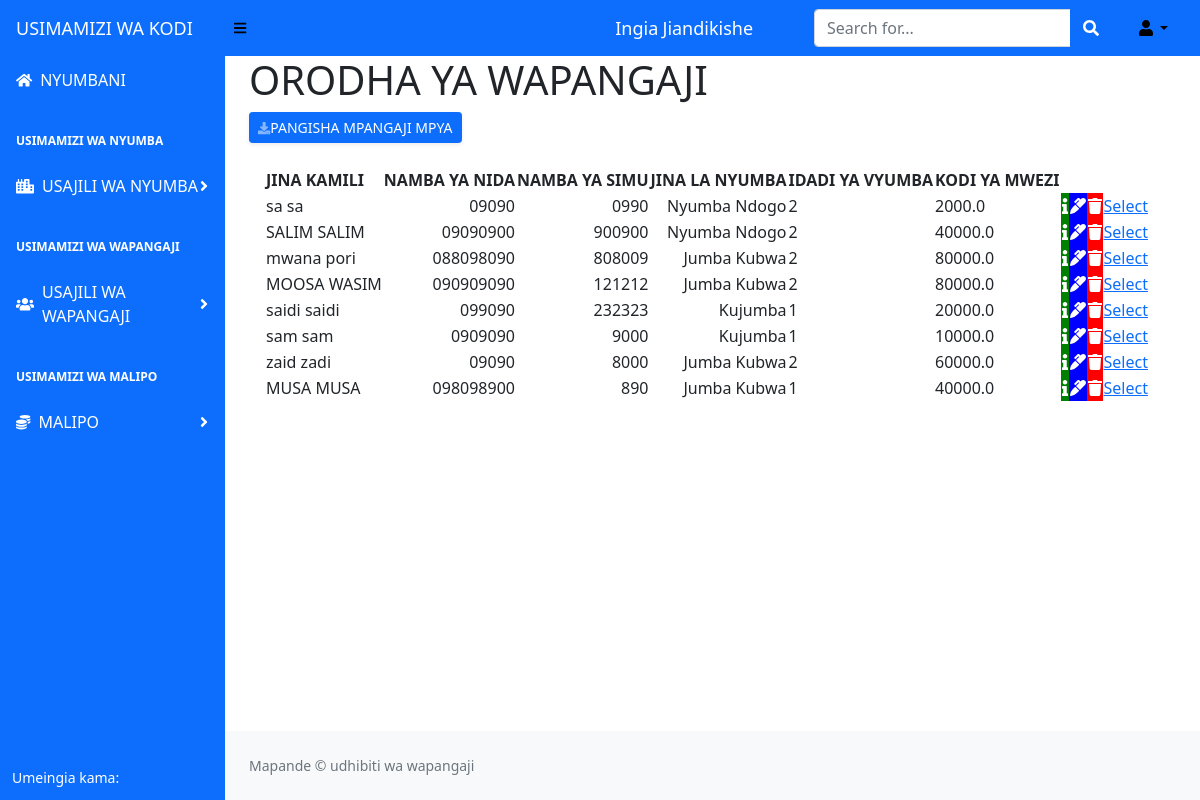
The page /tenantlist on the database its author committed.
### renting/models.py (models this page shows)
class Tenant(db.Model):
    __tablename__ = 'tenant'
    id = db.Column(db.Integer(), primary_key = True)
    first_name =  db.Column(db.String(length = 50), nullable = False)
    surname =  db.Column(db.String(length = 50), nullable = False)
    phone =  db.Column(db.String(length = 15), nullable = False)
    email = db.Column(db.String(length=50), nullable = True)
    nida = db.Column(db.String(length=50), nullable = True)
    house_id = db.Column(db.Integer(), nullable = True)
    image_path = db.Column(db.String(200), nullable=True)
    rent_per_month = db.Column(db.Float(), nullable = True)
    num_room_to_take = db.Column(db.Integer(), nullable = True)
    price_each_room = db.Column(db.Integer(), nullable = True)

class HouseProperty(db.Model):
    __tablename__ = 'house_property'
    id = db.Column(db.Integer(), autoincrement=True, primary_key = True)
    house_name = db.Column(db.String(length = 50), nullable = False)
    house_location = db.Column(db.String())
    floor_number = db.Column(db.Integer())
    number_of_room = db.Column(db.Integer())
    category = db.Column(db.String(length=30))

### renting/routes.py (the view)
@app.route('/tenantlist')
def tenant_list_page():
    results = db.session.query(Tenant, HouseProperty).filter(Tenant.house_id == HouseProperty.id).add_columns(Tenant.first_name,Tenant.surname,Tenant.nida,Tenant.num_room_to_take, Tenant.phone, Tenant.rent_per_month, HouseProperty.house_name,Tenant.id, Tenant.image_path)
    return render_template('tenantlist.html', results=results)

### renting/templates/tenantlist.html (shortened to what this page needs)
{% extends 'base.html' %}
{% block content %}
<div class="content-heading"><h1>ORODHA YA WAPANGAJI</h1></div>
<div class="row">
    <div class="col-lg-12 mb-2">
        <a href="{{url_for('lease_tenant')}}"
           class=" d-sm-inline-block btn btn-sm btn-primary shadow-sm"><i
                class="fas fa-download fa-sm text-white-50"></i>PANGISHA MPANGAJI MPYA</a>
    </div>
</div>
<div class="card-body">
    <table id="datatablesSimple">
        <thead>
            <tr>
                <th>JINA KAMILI </th>
                <th>NAMBA YA NIDA</th>
                <th>NAMBA YA SIMU</th>
                <th>JINA LA NYUMBA</th>
                <th>IDADI YA VYUMBA</th>
                <th>KODI YA MWEZI</th>
                <th></th>
                <th></th>
                <th></th>
            </tr>
        </thead>
        <tbody>
            {% for result in results %}
            <tr>
                <td>{{ result.first_name + ' ' + result.surname}}</td>
                <td style="text-align: right;">{{ result.nida }}</td>
                <td style="text-align: right;">{{ result.phone }}</td>
                <td style="text-align: right;">{{ result.house_name }}</td>
                <td>{{ result.num_room_to_take }}</td>
                <td>{{ result.rent_per_month }}</td>
                <td style="background-color: green;"><a href="/#/{{ result.id }}" ><span class="fa fa-info" style="font-size: 16px; color: white;" data-bs-toggle="tooltip" data-bs-placement="top" title="Info"></span></a> </td>
                <td style="background-color: blue;"><a href="/updatetenant/{{ result.id }}"> <span class="fa fa-marker" style='font-size:16px;color:white;' color="&#xf044;" data-bs-toggle="tooltip" data-bs-placement="top" title="Edit"></span></a> </td>
                <td style="background-color: red;"><a href="/confirmdeletetenant/{{ result.id }}"> <span class="fa fa-trash" style='font-size:16px;color:white;' data-bs-toggle="tooltip" data-bs-placement="top" title="Delete"></span></a> </td>
                <td><a href="#">Select</a> </td>
            </tr>
            {% endfor %}
        </tbody>
    </table>
 </div>
{% endblock %}

### rows shown on the page
Tenant: first_name+surname "sa sa", nida "09090", phone "0990", house_name "Nyumba Ndogo", num_room_to_take "2", rent_per_month "2000.0"
Tenant: first_name+surname "SALIM SALIM", nida "09090900", phone "900900", house_name "Nyumba Ndogo", num_room_to_take "2", rent_per_month "40000.0"
Tenant: first_name+surname "mwana pori", nida "088098090", phone "808009", house_name "Jumba Kubwa", num_room_to_take "2", rent_per_month "80000.0"
Tenant: first_name+surname "MOOSA WASIM", nida "090909090", phone "121212", house_name "Jumba Kubwa", num_room_to_take "2", rent_per_month "80000.0"
Tenant: first_name+surname "saidi saidi", nida "099090", phone "232323", house_name "Kujumba", num_room_to_take "1", rent_per_month "20000.0"
Tenant: first_name+surname "sam sam", nida "0909090", phone "9000", house_name "Kujumba", num_room_to_take "1", rent_per_month "10000.0"
Tenant: first_name+surname "zaid zadi", nida "09090", phone "8000", house_name "Jumba Kubwa", num_room_to_take "2", rent_per_month "60000.0"
Tenant: first_name+surname "MUSA MUSA", nida "098098900", phone "890", house_name "Jumba Kubwa", num_room_to_take "1", rent_per_month "40000.0"
